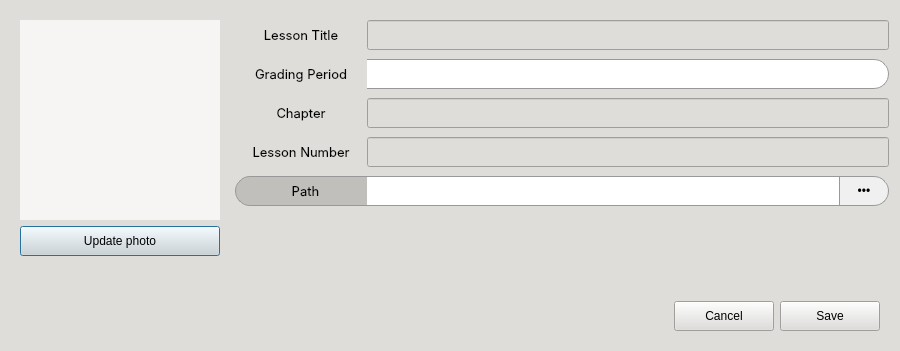
<?xml version="1.0" encoding="UTF-8"?>
<ui version="4.0">
 <class>LessonDialog</class>
 <widget class="QDialog" name="LessonDialog">
  <property name="geometry">
   <rect>
    <x>0</x>
    <y>0</y>
    <width>900</width>
    <height>351</height>
   </rect>
  </property>
  <property name="minimumSize">
   <size>
    <width>697</width>
    <height>351</height>
   </size>
  </property>
  <property name="maximumSize">
   <size>
    <width>900</width>
    <height>351</height>
   </size>
  </property>
  <property name="windowTitle">
   <string>Lesson Editor</string>
  </property>
  <property name="styleSheet">
   <string notr="true">* {
	background-color: rgb(222, 221, 218); 
	color: black;
}

QPushButton[class=&quot;button-green&quot;] {
	border: 1px solid #0a5128;
    border-radius: 15px;
    padding: 0px 10px 0px;
    background: qlineargradient(x1:0, y1:0, x2:0, y2:1, 
                                stop:0 #1ebd5d, 
                                stop:1 #107f3f);
    color: #FFF;
    font: 10pt &quot;Inter SemiBold&quot;;
}

QPushButton[class=&quot;button-green&quot;]:hover {
    background: qlineargradient(x1:0, y1:0, x2:0, y2:1, 
                                stop:0 #2ecc71, 
                                stop:1 #27AE60);
}

QPushButton[class=&quot;button-green&quot;]:pressed {
    background: qlineargradient(x1:0, y1:0, x2:0, y2:1, 
                                stop:0 #0b572a, 
                                stop:1 #129046); 
}

QPushButton[class=&quot;button-green&quot;]:disabled {
    background: #A5D6A7;
    color: #E8F5E9;
    opacity: 0.6;
}

*[class=&quot;button-normal&quot;] {
	font: 10pt &quot;Inter&quot;;
	background: qlineargradient(x1:0, y1:0, x2:0, y2:1, 
                                stop:0 #ffffff, 
                                stop:1 #d8ecf6);
	color: black;
	border-radius: 15px;
	border: 1px solid rgb(154, 153, 150);
}

*[class=&quot;button-normal&quot;]:hover {
	background: qlineargradient(x1:0, y1:0, x2:0, y2:1, 
                                stop:0 #ffffff, 
                                stop:1 #f2f6f8);
}

*[class=&quot;button-normal&quot;]:pressed {
    background: qlineargradient(x1:0, y1:0, x2:0, y2:1, 
                                stop:0 #dce5e9, 
                                stop:1 #ffffff);
}

*[class=&quot;button-normal&quot;]:disabled {
	background: #f5f5f5;
	border: 1px solid #dcdcdc;
	color: #aeaeae;
}

*[class=&quot;input-field&quot;] {
	background-color: transparent;
}

*[class=&quot;input-field&quot;] QLineEdit {
	background-color: #ffffff;
	border: 1px solid #999;
	border-left: none;
	border-top-right-radius: 15px;
	border-bottom-right-radius: 15px;
	padding: 0px 8px;
	color: black;
}

*[class=&quot;input-field&quot;] QLabel {
	background-color: rgb(192, 191, 188);
	border-left: 1px solid #999;
	border-top: 1px solid #999;
	border-bottom: 1px solid #999;
	border-right: none;
	border-top-left-radius: 15px;
	border-bottom-left-radius: 15px;
	padding-left: 8px;
	color: black;
}

QComboBox {
    border: 1px solid #999;
    border-left: none;
    padding: 0px 10px;
    background-color: #ffffff;
    color: #333333;
    font: 10pt &quot;Inter Medium&quot;;
    selection-background-color: #7eb4d7;
	border-top-right-radius: 15px;
	border-bottom-right-radius: 15px;
}

QComboBox:focus, QLineEdit:focus {
    border: 1px solid #007BFF;
}

QComboBox:hover, QLineEdit:hover {
    border: 1px solid #3498db;
}

QComboBox::drop-down {
    subcontrol-origin: padding;
    subcontrol-position: top right;
    width: 30px;
    border-left-width: 0px;
    /* Match the 15px border-radius of the main control */
    border-top-right-radius: 15px;
    border-bottom-right-radius: 15px;
}

QComboBox::down-arrow {
    image: url(:/Images/Images/caret-down.png);
    border: none;
    width: 8px;
    height: 8px;
}

QComboBox QAbstractItemView {
    background-color: white !important;
    border: 1px solid #999;
    selection-background-color: #7eb4d7;
    selection-color: #ffffff;
    outline: 0; /* Removes the ugly dotted focus border */
}

QComboBox QAbstractItemView::item {
    padding: 0px 15px;
    border-radius: 4px;
    color: #333333;
}

/* Hover state for items inside the dropdown */
QComboBox QAbstractItemView::item:hover {
    background-color: #7eb4d7;
    color: #ffffff;
}</string>
  </property>
  <layout class="QVBoxLayout" name="verticalLayout">
   <item>
    <widget class="QWidget" name="widget" native="true">
     <layout class="QHBoxLayout" name="horizontalLayout_3">
      <property name="leftMargin">
       <number>0</number>
      </property>
      <property name="topMargin">
       <number>0</number>
      </property>
      <property name="rightMargin">
       <number>0</number>
      </property>
      <property name="bottomMargin">
       <number>0</number>
      </property>
      <item>
       <widget class="QWidget" name="widget_4" native="true">
        <layout class="QGridLayout" name="gridLayout">
         <item row="0" column="0">
          <widget class="QLabel" name="label_img">
           <property name="minimumSize">
            <size>
             <width>200</width>
             <height>200</height>
            </size>
           </property>
           <property name="maximumSize">
            <size>
             <width>200</width>
             <height>200</height>
            </size>
           </property>
           <property name="styleSheet">
            <string notr="true">background-color: rgb(246, 245, 244);</string>
           </property>
           <property name="text">
            <string/>
           </property>
           <property name="pixmap">
            <pixmap resource="../resources.qrc">:/Images/Images/no-image2.png</pixmap>
           </property>
           <property name="scaledContents">
            <bool>true</bool>
           </property>
           <property name="alignment">
            <set>Qt::AlignCenter</set>
           </property>
          </widget>
         </item>
         <item row="1" column="0">
          <widget class="QPushButton" name="btnUploadPhoto">
           <property name="minimumSize">
            <size>
             <width>0</width>
             <height>30</height>
            </size>
           </property>
           <property name="maximumSize">
            <size>
             <width>16777215</width>
             <height>30</height>
            </size>
           </property>
           <property name="cursor">
            <cursorShape>PointingHandCursor</cursorShape>
           </property>
           <property name="text">
            <string>Update photo</string>
           </property>
           <property name="class" stdset="0">
            <string>button-normal</string>
           </property>
          </widget>
         </item>
         <item row="2" column="0">
          <spacer name="verticalSpacer_2">
           <property name="orientation">
            <enum>Qt::Vertical</enum>
           </property>
           <property name="sizeHint" stdset="0">
            <size>
             <width>20</width>
             <height>40</height>
            </size>
           </property>
          </spacer>
         </item>
        </layout>
       </widget>
      </item>
      <item>
       <widget class="QWidget" name="widget_right" native="true">
        <layout class="QVBoxLayout" name="verticalLayout_2">
         <property name="spacing">
          <number>9</number>
         </property>
         <property name="leftMargin">
          <number>0</number>
         </property>
         <property name="topMargin">
          <number>9</number>
         </property>
         <property name="rightMargin">
          <number>0</number>
         </property>
         <property name="bottomMargin">
          <number>0</number>
         </property>
         <item>
          <widget class="QWidget" name="widget_6" native="true">
           <property name="class" stdset="0">
            <string>input-field</string>
           </property>
           <layout class="QHBoxLayout" name="horizontalLayout_5">
            <property name="spacing">
             <number>0</number>
            </property>
            <property name="leftMargin">
             <number>0</number>
            </property>
            <property name="topMargin">
             <number>0</number>
            </property>
            <property name="rightMargin">
             <number>0</number>
            </property>
            <property name="bottomMargin">
             <number>0</number>
            </property>
            <item>
             <widget class="QLabel" name="label">
              <property name="minimumSize">
               <size>
                <width>132</width>
                <height>30</height>
               </size>
              </property>
              <property name="maximumSize">
               <size>
                <width>132</width>
                <height>30</height>
               </size>
              </property>
              <property name="font">
               <font>
                <family>Inter</family>
                <pointsize>10</pointsize>
                <weight>50</weight>
                <italic>false</italic>
                <bold>false</bold>
               </font>
              </property>
              <property name="styleSheet">
               <string notr="true"/>
              </property>
              <property name="text">
               <string>Lesson Title</string>
              </property>
              <property name="alignment">
               <set>Qt::AlignCenter</set>
              </property>
             </widget>
            </item>
            <item>
             <widget class="QLineEdit" name="txtLessonTitle">
              <property name="minimumSize">
               <size>
                <width>0</width>
                <height>30</height>
               </size>
              </property>
              <property name="maximumSize">
               <size>
                <width>16777215</width>
                <height>30</height>
               </size>
              </property>
              <property name="styleSheet">
               <string notr="true"/>
              </property>
             </widget>
            </item>
           </layout>
          </widget>
         </item>
         <item>
          <widget class="QWidget" name="widget_7" native="true">
           <property name="class" stdset="0">
            <string>input-field</string>
           </property>
           <layout class="QHBoxLayout" name="horizontalLayout_6">
            <property name="spacing">
             <number>0</number>
            </property>
            <property name="leftMargin">
             <number>0</number>
            </property>
            <property name="topMargin">
             <number>0</number>
            </property>
            <property name="rightMargin">
             <number>0</number>
            </property>
            <property name="bottomMargin">
             <number>0</number>
            </property>
            <item>
             <widget class="QLabel" name="label_2">
              <property name="minimumSize">
               <size>
                <width>132</width>
                <height>30</height>
               </size>
              </property>
              <property name="maximumSize">
               <size>
                <width>132</width>
                <height>30</height>
               </size>
              </property>
              <property name="font">
               <font>
                <family>Inter</family>
                <pointsize>10</pointsize>
                <weight>50</weight>
                <italic>false</italic>
                <bold>false</bold>
               </font>
              </property>
              <property name="styleSheet">
               <string notr="true"/>
              </property>
              <property name="text">
               <string>Grading Period</string>
              </property>
              <property name="alignment">
               <set>Qt::AlignCenter</set>
              </property>
             </widget>
            </item>
            <item>
             <widget class="QComboBox" name="cmbGradingPeriod">
              <property name="minimumSize">
               <size>
                <width>0</width>
                <height>30</height>
               </size>
              </property>
              <property name="maximumSize">
               <size>
                <width>16777215</width>
                <height>30</height>
               </size>
              </property>
              <property name="styleSheet">
               <string notr="true"/>
              </property>
             </widget>
            </item>
           </layout>
          </widget>
         </item>
         <item>
          <widget class="QWidget" name="widget_8" native="true">
           <property name="class" stdset="0">
            <string>input-field</string>
           </property>
           <layout class="QHBoxLayout" name="horizontalLayout_7">
            <property name="spacing">
             <number>0</number>
            </property>
            <property name="leftMargin">
             <number>0</number>
            </property>
            <property name="topMargin">
             <number>0</number>
            </property>
            <property name="rightMargin">
             <number>0</number>
            </property>
            <property name="bottomMargin">
             <number>0</number>
            </property>
            <item>
             <widget class="QLabel" name="label_3">
              <property name="minimumSize">
               <size>
                <width>132</width>
                <height>30</height>
               </size>
              </property>
              <property name="maximumSize">
               <size>
                <width>132</width>
                <height>30</height>
               </size>
              </property>
              <property name="font">
               <font>
                <family>Inter</family>
                <pointsize>10</pointsize>
                <weight>50</weight>
                <italic>false</italic>
                <bold>false</bold>
               </font>
              </property>
              <property name="styleSheet">
               <string notr="true"/>
              </property>
              <property name="text">
               <string>Chapter</string>
              </property>
              <property name="alignment">
               <set>Qt::AlignCenter</set>
              </property>
             </widget>
            </item>
            <item>
             <widget class="QLineEdit" name="txtChapter">
              <property name="minimumSize">
               <size>
                <width>0</width>
                <height>30</height>
               </size>
              </property>
              <property name="maximumSize">
               <size>
                <width>16777215</width>
                <height>30</height>
               </size>
              </property>
              <property name="styleSheet">
               <string notr="true"/>
              </property>
             </widget>
            </item>
           </layout>
          </widget>
         </item>
         <item>
          <widget class="QWidget" name="widget_9" native="true">
           <property name="class" stdset="0">
            <string>input-field</string>
           </property>
           <layout class="QHBoxLayout" name="horizontalLayout_8">
            <property name="spacing">
             <number>0</number>
            </property>
            <property name="leftMargin">
             <number>0</number>
            </property>
            <property name="topMargin">
             <number>0</number>
            </property>
            <property name="rightMargin">
             <number>0</number>
            </property>
            <property name="bottomMargin">
             <number>0</number>
            </property>
            <item>
             <widget class="QLabel" name="label_4">
              <property name="minimumSize">
               <size>
                <width>132</width>
                <height>30</height>
               </size>
              </property>
              <property name="maximumSize">
               <size>
                <width>132</width>
                <height>30</height>
               </size>
              </property>
              <property name="font">
               <font>
                <family>Inter</family>
                <pointsize>10</pointsize>
                <weight>50</weight>
                <italic>false</italic>
                <bold>false</bold>
               </font>
              </property>
              <property name="styleSheet">
               <string notr="true"/>
              </property>
              <property name="text">
               <string>Lesson Number</string>
              </property>
              <property name="alignment">
               <set>Qt::AlignCenter</set>
              </property>
             </widget>
            </item>
            <item>
             <widget class="QLineEdit" name="txtLessonNumber">
              <property name="minimumSize">
               <size>
                <width>0</width>
                <height>30</height>
               </size>
              </property>
              <property name="maximumSize">
               <size>
                <width>16777215</width>
                <height>30</height>
               </size>
              </property>
              <property name="styleSheet">
               <string notr="true"/>
              </property>
             </widget>
            </item>
           </layout>
          </widget>
         </item>
         <item>
          <widget class="QWidget" name="widget_3" native="true">
           <property name="styleSheet">
            <string notr="true">#widget_3 {
	background: transparent;
}

QLineEdit {
	background-color: rgb(255, 255, 255); 
	border: 1px solid #999999;
	border-left: none;
	border-right: none;
	padding: 0px 15px;
}

QLineEdit:hover {
	border: 1px solid #3498db;
	border-right: none;
}

QLineEdit:focus {
    border: 1px solid #007BFF;
	border-right: none;
}

#btnBrowse {
	font: 10pt &quot;Inter&quot;;
	background-color: #f0f0f0;
	border: 1px solid #999999;
	padding: 5px 15px;
	
	border-top-right-radius: 15px;
	border-bottom-right-radius: 15px;
	border-top-left-radius: 0px;
	border-bottom-left-radius: 0px;
}

#btnBrowse:hover {
    background-color: #e0e0e0;
}

QLabel {
	background-color: rgb(192, 191, 188);
	border-left: 1px solid #999;
	border-top: 1px solid #999;
	border-bottom: 1px solid #999;
	border-right: none;
	border-top-left-radius: 15px;
	border-bottom-left-radius: 15px;
	padding-left: 8px;
	color: black;
}</string>
           </property>
           <layout class="QHBoxLayout" name="horizontalLayout_2">
            <property name="spacing">
             <number>0</number>
            </property>
            <property name="leftMargin">
             <number>0</number>
            </property>
            <property name="topMargin">
             <number>0</number>
            </property>
            <property name="rightMargin">
             <number>0</number>
            </property>
            <property name="bottomMargin">
             <number>0</number>
            </property>
            <item>
             <widget class="QLabel" name="label_5">
              <property name="minimumSize">
               <size>
                <width>132</width>
                <height>30</height>
               </size>
              </property>
              <property name="maximumSize">
               <size>
                <width>132</width>
                <height>30</height>
               </size>
              </property>
              <property name="font">
               <font>
                <family>Inter</family>
                <pointsize>10</pointsize>
                <weight>50</weight>
                <italic>false</italic>
                <bold>false</bold>
               </font>
              </property>
              <property name="styleSheet">
               <string notr="true"/>
              </property>
              <property name="text">
               <string>Path</string>
              </property>
              <property name="alignment">
               <set>Qt::AlignCenter</set>
              </property>
             </widget>
            </item>
            <item>
             <widget class="QLineEdit" name="txtLessonPath">
              <property name="minimumSize">
               <size>
                <width>0</width>
                <height>30</height>
               </size>
              </property>
              <property name="maximumSize">
               <size>
                <width>16777215</width>
                <height>30</height>
               </size>
              </property>
              <property name="styleSheet">
               <string notr="true"/>
              </property>
             </widget>
            </item>
            <item>
             <widget class="QPushButton" name="btnBrowse">
              <property name="minimumSize">
               <size>
                <width>50</width>
                <height>30</height>
               </size>
              </property>
              <property name="maximumSize">
               <size>
                <width>16777215</width>
                <height>30</height>
               </size>
              </property>
              <property name="cursor">
               <cursorShape>PointingHandCursor</cursorShape>
              </property>
              <property name="text">
               <string>•••</string>
              </property>
             </widget>
            </item>
           </layout>
          </widget>
         </item>
         <item>
          <spacer name="verticalSpacer">
           <property name="orientation">
            <enum>Qt::Vertical</enum>
           </property>
           <property name="sizeHint" stdset="0">
            <size>
             <width>20</width>
             <height>40</height>
            </size>
           </property>
          </spacer>
         </item>
        </layout>
       </widget>
      </item>
     </layout>
    </widget>
   </item>
   <item>
    <widget class="QWidget" name="widget_2" native="true">
     <layout class="QHBoxLayout" name="horizontalLayout">
      <item>
       <spacer name="horizontalSpacer">
        <property name="orientation">
         <enum>Qt::Horizontal</enum>
        </property>
        <property name="sizeHint" stdset="0">
         <size>
          <width>436</width>
          <height>20</height>
         </size>
        </property>
       </spacer>
      </item>
      <item>
       <widget class="QPushButton" name="btnCancel">
        <property name="minimumSize">
         <size>
          <width>100</width>
          <height>30</height>
         </size>
        </property>
        <property name="maximumSize">
         <size>
          <width>100</width>
          <height>30</height>
         </size>
        </property>
        <property name="cursor">
         <cursorShape>PointingHandCursor</cursorShape>
        </property>
        <property name="text">
         <string>Cancel</string>
        </property>
        <property name="class" stdset="0">
         <string>button-normal</string>
        </property>
       </widget>
      </item>
      <item>
       <widget class="QPushButton" name="btnSave">
        <property name="minimumSize">
         <size>
          <width>100</width>
          <height>30</height>
         </size>
        </property>
        <property name="maximumSize">
         <size>
          <width>100</width>
          <height>30</height>
         </size>
        </property>
        <property name="cursor">
         <cursorShape>PointingHandCursor</cursorShape>
        </property>
        <property name="text">
         <string>Save</string>
        </property>
        <property name="class" stdset="0">
         <string>button-green</string>
        </property>
       </widget>
      </item>
     </layout>
    </widget>
   </item>
  </layout>
 </widget>
 <resources>
  <include location="../resources.qrc"/>
 </resources>
 <connections/>
</ui>
